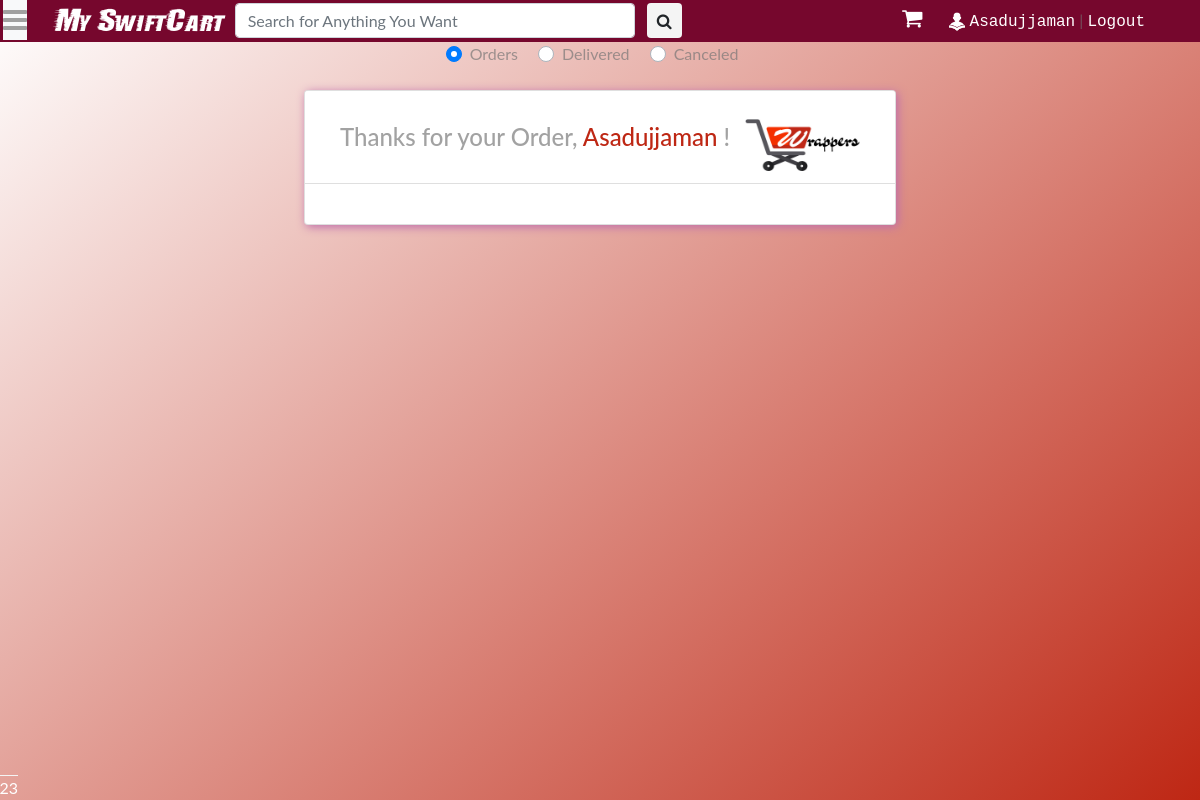
Before: /myorders/ (signed in) with the older database file.
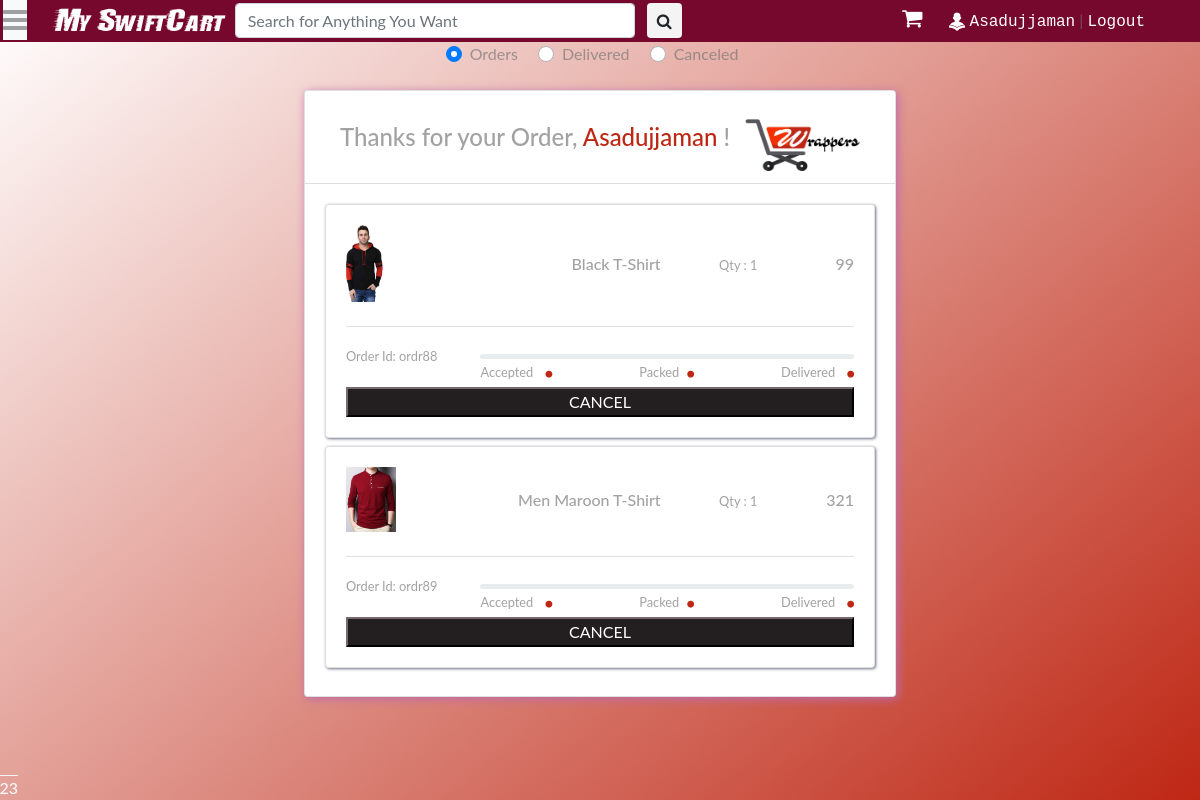
After: the same page with the newer database file.
### saler/models.py (models this page shows, shortened)
class Orders(models.Model):
	STATUS_CHOICES = (("Accepted",'Accepted'),("Packed",'Packed'),("On The Way",'On The Way'),("Delivered",'Delivered'),("Cancel",'Cancel'))
	order_id = models.CharField(max_length=50,default='')
	saler = models.CharField(max_length=100,default='wrappers@admin',)
	user = models.ForeignKey(User, default='', on_delete=models.CASCADE)
	products = models.CharField(max_length=50)
	size = models.CharField(max_length=50,default='',null=True)
	status = models.CharField(max_length=15,choices=STATUS_CHOICES,default='')

class Product(models.Model):
	GST_CHOICES = (("0",'0'),("3",'3'),("5",'5'),("12",'12'),("18",'18'),("28",'28'))
	product_id = models.BigAutoField(primary_key=True)
	product_id2 = models.CharField(max_length=100,default='')
	shop = models.ForeignKey(User, on_delete=models.CASCADE,default='')
	product_name = models.CharField(max_length=100)
	category = models.ForeignKey(category, default="", verbose_name="Category", on_delete=models.SET_DEFAULT, null=True)
	subcategory = models.CharField(max_length=50, default="")
	price = models.IntegerField(default=0)
	price_not = models.IntegerField(default=999)
	desc = models.TextField()
	gst = models.CharField(default='0',max_length=3,choices=GST_CHOICES)
	pub_date = models.DateField(auto_now=True)
	image1 = models.ImageField(upload_to='products/images', default="",null=True)
	image2 = models.ImageField(upload_to='products/images', default="",null=True,blank=True)
	image3 = models.ImageField(upload_to='products/images', default="",null=True,blank=True)
	image4 = models.ImageField(upload_to='products/images', default="",null=True,blank=True)
	image5 = models.ImageField(upload_to='products/images', default="",null=True,blank=True)

### main/views.py (the view)
# urls.py: path('myorders/', views.MyOrders, name="myorders"),
def MyOrders(request):
	if request.method == 'POST':
		order_id = request.POST.get('order_id')
		o = Orders.objects.filter(order_id=order_id)[0]
		o.status = 'Cancel'
		o.save()
	params = {
		'orders': [i for i in Orders.objects.all() if i.user == request.user and i.status != 'Delivered' and i.status != 'Cancel'],
		'delivered': [i for i in Orders.objects.all() if i.user == request.user and i.status == 'Delivered'],
		'cancel': [i for i in Orders.objects.all() if i.user == request.user and i.status == 'Cancel'],
	}
	return render(request,'main/myorders.html', params)

### main/templatetags/app_tags.py (called while the page is built)
@register.filter(name='split')
def split(str, key):
    return str.split(key)

@register.filter(name='remfl')
def remfl(str1, key):
	if str1 != '' and key != '':
		return str(str1)[int(key):-int(key)]

@register.filter(name='product')
def product(str1, key):
	if str1.split(key)[0] != '':
		ppp = Product.objects.filter(product_id=str1.split(key)[0]).first()
		return [ppp.product_name,ppp.image1.url,ppp.price]

### main/templates/main/myorders.html (shortened to what the changed rows need)
{% extends 'main/base.html' %}
{% load static %}
    {% load app_tags %}
{% block main_body %}
<div id="orders">
    <div class="container-fluid my-4 d-flex justify-content-center">
        <div class="card card-1">
            <div class="card-body">
                {% for ord in orders %}
                <div class="row pb-2">
                    <div class="col">
                        <div class="card card-2">
                            <div class="card-body">
                                {% for item in ord.products|split:',' %}
                                <div class="media mb-2">
                                    {% if item|product:'|'|slice:'0:1'|remfl:'2'%}
                                    <div class="sq align-self-center "> <img class="img-fluid my-auto align-self-center mr-2 mr-md-4 pl-0 p-0 m-0" src="{{item|product:'|'|slice:'1:2'|remfl:'2'}}" width="50" /> </div>
                                    <div class="media-body my-auto text-right">
                                        <div class="row my-auto flex-column flex-md-row">
                                            <div class="col-sm-7 my-auto">
                                                <h6 class="mb-0"> {{item|product:'|'|slice:'0:1'|remfl:'2'}}</h6>
                                            </div>
                                            <div class="col my-auto"> <small>Qty : {{item|split:'|'|slice:'1:2'|remfl:'2'}}</small></div>
                                            <div class="col my-auto">
                                                <h6 class="mb-0">{{item|product:'|'|slice:'2:3'|remfl:'1'}}</h6>
                                            </div>
                                        </div>
                                    </div>
                                    {% endif %}
                                </div>
                                {% endfor %}
                                <hr class="my-3 ">
                                <div class="row">
                                    <div class="col-md-3 mb-3"> <small>Order Id: <span>{{ord.order_id}}</span></small> </div>
                                    <div class="col mt-auto">
                                        <div class="progress my-auto">
                                        </div>
                                        <div class="media row justify-content-between ">
                                            <div class="col-auto text-right"><span> <small class="text-right mr-sm-2">Accepted</small> <i class="fa fa-circle active"></i> </span></div>
                                            <div class="flex-col"> <span> <small class="text-right mr-sm-2">Packed</small><i class="fa fa-circle active"></i></span></div>
                                            <div class="col-auto flex-col-auto"><small class="text-right mr-sm-2">Delivered</small><span> <i class="fa fa-circle active"></i></span></div>
                                        </div>
                                    </div>
                                </div>
                                <div class="p-0 m-0 w-100">
                                    {% if not ord.status == 'Accepted' and not ord.status == 'Delivered' and not ord.status == 'Packed' %}
                                    <form method="POST">{% csrf_token %}
                                         <button style=" background-color: #231f20; color: #fff; border-color: #231f20;" class="mt-1 w-100">CANCEL</button>
                                    </form>
                                    {% endif %}
                                </div>
                            </div>
                        </div>
                    </div>
                </div>
               {% endfor %}
            </div>
        </div>
    </div>
</div>
{% endblock main_body %}

Changed rows visible on the page:
added Orders: price (picture), products "1", order_id "ordr88"
now on this page (row unchanged): Product: products "Black T-Shirt", products "99"
added Orders: price (picture), products "1", order_id "ordr89"
now on this page (row unchanged): Product: products "Men Maroon T-Shirt", products "321"
